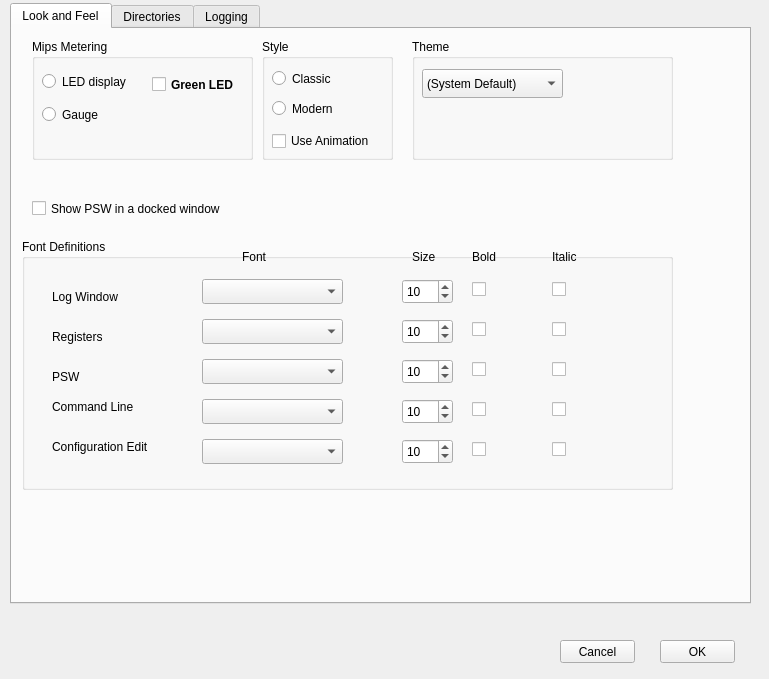
<?xml version="1.0" encoding="UTF-8"?>
<ui version="4.0">
 <class>PreferencesWinClass</class>
 <widget class="QWidget" name="PreferencesWinClass">
  <property name="geometry">
   <rect>
    <x>0</x>
    <y>0</y>
    <width>769</width>
    <height>679</height>
   </rect>
  </property>
  <property name="windowTitle">
   <string>Preferences</string>
  </property>
  <widget class="QTabWidget" name="tabWidget">
   <property name="enabled">
    <bool>true</bool>
   </property>
   <property name="geometry">
    <rect>
     <x>10</x>
     <y>3</y>
     <width>741</width>
     <height>601</height>
    </rect>
   </property>
   <property name="currentIndex">
    <number>0</number>
   </property>
   <widget class="QWidget" name="miscTab">
    <attribute name="title">
     <string>Look and Feel</string>
    </attribute>
    <widget class="QGroupBox" name="styleBox">
     <property name="geometry">
      <rect>
       <x>250</x>
       <y>10</y>
       <width>131</width>
       <height>121</height>
      </rect>
     </property>
     <property name="title">
      <string>Style</string>
     </property>
     <widget class="QRadioButton" name="classicRadioButton">
      <property name="geometry">
       <rect>
        <x>10</x>
        <y>30</y>
        <width>131</width>
        <height>19</height>
       </rect>
      </property>
      <property name="text">
       <string>Classic</string>
      </property>
     </widget>
     <widget class="QRadioButton" name="modernRadioButton">
      <property name="geometry">
       <rect>
        <x>10</x>
        <y>60</y>
        <width>141</width>
        <height>19</height>
       </rect>
      </property>
      <property name="text">
       <string>Modern</string>
      </property>
     </widget>
     <widget class="QCheckBox" name="AnimateCheckBox">
      <property name="geometry">
       <rect>
        <x>10</x>
        <y>90</y>
        <width>151</width>
        <height>24</height>
       </rect>
      </property>
      <property name="text">
       <string>Use Animation</string>
      </property>
     </widget>
    </widget>
    <widget class="QCheckBox" name="pswDock">
     <property name="geometry">
      <rect>
       <x>20</x>
       <y>170</y>
       <width>231</width>
       <height>19</height>
      </rect>
     </property>
     <property name="text">
      <string>Show PSW in a docked window</string>
     </property>
    </widget>
    <widget class="QGroupBox" name="MipsMeterBox">
     <property name="geometry">
      <rect>
       <x>20</x>
       <y>10</y>
       <width>221</width>
       <height>121</height>
      </rect>
     </property>
     <property name="title">
      <string>Mips Metering</string>
     </property>
     <property name="flat">
      <bool>false</bool>
     </property>
     <widget class="QRadioButton" name="mipsLedButton">
      <property name="geometry">
       <rect>
        <x>10</x>
        <y>32</y>
        <width>101</width>
        <height>21</height>
       </rect>
      </property>
      <property name="text">
       <string>LED display</string>
      </property>
     </widget>
     <widget class="QRadioButton" name="mipsGaugeButton">
      <property name="geometry">
       <rect>
        <x>10</x>
        <y>60</y>
        <width>131</width>
        <height>31</height>
       </rect>
      </property>
      <property name="text">
       <string>Gauge</string>
      </property>
     </widget>
     <widget class="QCheckBox" name="GreenCheckBox">
      <property name="geometry">
       <rect>
        <x>120</x>
        <y>30</y>
        <width>90</width>
        <height>31</height>
       </rect>
      </property>
      <property name="font">
       <font>
        <pointsize>9</pointsize>
        <weight>75</weight>
        <bold>true</bold>
       </font>
      </property>
      <property name="text">
       <string>Green LED</string>
      </property>
     </widget>
    </widget>
    <widget class="QGroupBox" name="fontBox">
     <property name="geometry">
      <rect>
       <x>10</x>
       <y>210</y>
       <width>651</width>
       <height>251</height>
      </rect>
     </property>
     <property name="title">
      <string>Font Definitions</string>
     </property>
     <widget class="QComboBox" name="fontNameLog">
      <property name="geometry">
       <rect>
        <x>180</x>
        <y>40</y>
        <width>141</width>
        <height>25</height>
       </rect>
      </property>
      <property name="currentIndex">
       <number>-1</number>
      </property>
     </widget>
     <widget class="QLabel" name="label_5">
      <property name="geometry">
       <rect>
        <x>220</x>
        <y>10</y>
        <width>61</width>
        <height>16</height>
       </rect>
      </property>
      <property name="text">
       <string>Font</string>
      </property>
     </widget>
     <widget class="QSpinBox" name="fontSizeLog">
      <property name="geometry">
       <rect>
        <x>380</x>
        <y>40</y>
        <width>51</width>
        <height>25</height>
       </rect>
      </property>
      <property name="minimum">
       <number>4</number>
      </property>
      <property name="maximum">
       <number>200</number>
      </property>
      <property name="value">
       <number>10</number>
      </property>
     </widget>
     <widget class="QLabel" name="label_6">
      <property name="geometry">
       <rect>
        <x>390</x>
        <y>10</y>
        <width>41</width>
        <height>16</height>
       </rect>
      </property>
      <property name="text">
       <string>Size</string>
      </property>
     </widget>
     <widget class="QCheckBox" name="boldLog">
      <property name="geometry">
       <rect>
        <x>450</x>
        <y>40</y>
        <width>79</width>
        <height>21</height>
       </rect>
      </property>
      <property name="text">
       <string/>
      </property>
     </widget>
     <widget class="QCheckBox" name="italicLog">
      <property name="geometry">
       <rect>
        <x>530</x>
        <y>40</y>
        <width>79</width>
        <height>21</height>
       </rect>
      </property>
      <property name="text">
       <string/>
      </property>
     </widget>
     <widget class="QLabel" name="label_7">
      <property name="geometry">
       <rect>
        <x>450</x>
        <y>10</y>
        <width>55</width>
        <height>16</height>
       </rect>
      </property>
      <property name="text">
       <string>Bold</string>
      </property>
     </widget>
     <widget class="QLabel" name="label_8">
      <property name="geometry">
       <rect>
        <x>530</x>
        <y>10</y>
        <width>55</width>
        <height>16</height>
       </rect>
      </property>
      <property name="text">
       <string>Italic</string>
      </property>
     </widget>
     <widget class="QLabel" name="label_9">
      <property name="geometry">
       <rect>
        <x>30</x>
        <y>50</y>
        <width>131</width>
        <height>16</height>
       </rect>
      </property>
      <property name="text">
       <string>Log Window</string>
      </property>
     </widget>
     <widget class="QComboBox" name="fontNameRegs">
      <property name="geometry">
       <rect>
        <x>180</x>
        <y>80</y>
        <width>141</width>
        <height>25</height>
       </rect>
      </property>
     </widget>
     <widget class="QComboBox" name="fontNamePsw">
      <property name="geometry">
       <rect>
        <x>180</x>
        <y>120</y>
        <width>141</width>
        <height>25</height>
       </rect>
      </property>
     </widget>
     <widget class="QComboBox" name="fontNameCommand">
      <property name="geometry">
       <rect>
        <x>180</x>
        <y>160</y>
        <width>141</width>
        <height>25</height>
       </rect>
      </property>
     </widget>
     <widget class="QSpinBox" name="fontSizeRegs">
      <property name="geometry">
       <rect>
        <x>380</x>
        <y>80</y>
        <width>51</width>
        <height>25</height>
       </rect>
      </property>
      <property name="minimum">
       <number>4</number>
      </property>
      <property name="maximum">
       <number>200</number>
      </property>
      <property name="value">
       <number>10</number>
      </property>
     </widget>
     <widget class="QSpinBox" name="fontSizePsw">
      <property name="geometry">
       <rect>
        <x>380</x>
        <y>120</y>
        <width>51</width>
        <height>25</height>
       </rect>
      </property>
      <property name="minimum">
       <number>4</number>
      </property>
      <property name="maximum">
       <number>200</number>
      </property>
      <property name="value">
       <number>10</number>
      </property>
     </widget>
     <widget class="QSpinBox" name="fontSizeCommand">
      <property name="geometry">
       <rect>
        <x>380</x>
        <y>160</y>
        <width>51</width>
        <height>25</height>
       </rect>
      </property>
      <property name="minimum">
       <number>4</number>
      </property>
      <property name="maximum">
       <number>200</number>
      </property>
      <property name="value">
       <number>10</number>
      </property>
     </widget>
     <widget class="QCheckBox" name="boldRegs">
      <property name="geometry">
       <rect>
        <x>450</x>
        <y>80</y>
        <width>79</width>
        <height>21</height>
       </rect>
      </property>
      <property name="text">
       <string/>
      </property>
     </widget>
     <widget class="QCheckBox" name="boldPsw">
      <property name="geometry">
       <rect>
        <x>450</x>
        <y>120</y>
        <width>79</width>
        <height>21</height>
       </rect>
      </property>
      <property name="text">
       <string/>
      </property>
     </widget>
     <widget class="QCheckBox" name="boldCommand">
      <property name="geometry">
       <rect>
        <x>450</x>
        <y>160</y>
        <width>79</width>
        <height>21</height>
       </rect>
      </property>
      <property name="text">
       <string/>
      </property>
     </widget>
     <widget class="QCheckBox" name="italicRegs">
      <property name="geometry">
       <rect>
        <x>530</x>
        <y>80</y>
        <width>79</width>
        <height>21</height>
       </rect>
      </property>
      <property name="text">
       <string/>
      </property>
     </widget>
     <widget class="QCheckBox" name="italicPsw">
      <property name="geometry">
       <rect>
        <x>530</x>
        <y>120</y>
        <width>79</width>
        <height>21</height>
       </rect>
      </property>
      <property name="text">
       <string/>
      </property>
     </widget>
     <widget class="QCheckBox" name="italicCommand">
      <property name="geometry">
       <rect>
        <x>530</x>
        <y>160</y>
        <width>79</width>
        <height>21</height>
       </rect>
      </property>
      <property name="text">
       <string/>
      </property>
     </widget>
     <widget class="QLabel" name="label_10">
      <property name="geometry">
       <rect>
        <x>30</x>
        <y>90</y>
        <width>131</width>
        <height>16</height>
       </rect>
      </property>
      <property name="text">
       <string>Registers</string>
      </property>
     </widget>
     <widget class="QLabel" name="label_11">
      <property name="geometry">
       <rect>
        <x>30</x>
        <y>130</y>
        <width>141</width>
        <height>16</height>
       </rect>
      </property>
      <property name="text">
       <string>PSW</string>
      </property>
     </widget>
     <widget class="QLabel" name="label_12">
      <property name="geometry">
       <rect>
        <x>30</x>
        <y>160</y>
        <width>131</width>
        <height>16</height>
       </rect>
      </property>
      <property name="text">
       <string>Command Line</string>
      </property>
     </widget>
     <widget class="QLabel" name="label_13">
      <property name="geometry">
       <rect>
        <x>30</x>
        <y>200</y>
        <width>131</width>
        <height>16</height>
       </rect>
      </property>
      <property name="text">
       <string>Configuration Edit</string>
      </property>
     </widget>
     <widget class="QCheckBox" name="italicConfiguration">
      <property name="geometry">
       <rect>
        <x>530</x>
        <y>200</y>
        <width>79</width>
        <height>21</height>
       </rect>
      </property>
      <property name="text">
       <string/>
      </property>
     </widget>
     <widget class="QSpinBox" name="fontSizeConfiguration">
      <property name="geometry">
       <rect>
        <x>380</x>
        <y>200</y>
        <width>51</width>
        <height>25</height>
       </rect>
      </property>
      <property name="minimum">
       <number>4</number>
      </property>
      <property name="maximum">
       <number>200</number>
      </property>
      <property name="value">
       <number>10</number>
      </property>
     </widget>
     <widget class="QCheckBox" name="boldConfiguration">
      <property name="geometry">
       <rect>
        <x>450</x>
        <y>200</y>
        <width>79</width>
        <height>21</height>
       </rect>
      </property>
      <property name="text">
       <string/>
      </property>
     </widget>
     <widget class="QComboBox" name="fontNameConfiguration">
      <property name="geometry">
       <rect>
        <x>180</x>
        <y>200</y>
        <width>141</width>
        <height>25</height>
       </rect>
      </property>
     </widget>
    </widget>
    <widget class="QGroupBox" name="themeBox">
     <property name="enabled">
      <bool>true</bool>
     </property>
     <property name="geometry">
      <rect>
       <x>400</x>
       <y>10</y>
       <width>261</width>
       <height>121</height>
      </rect>
     </property>
     <property name="title">
      <string>Theme</string>
     </property>
     <property name="flat">
      <bool>false</bool>
     </property>
     <widget class="QComboBox" name="ThemeComboBox">
      <property name="geometry">
       <rect>
        <x>10</x>
        <y>30</y>
        <width>141</width>
        <height>29</height>
       </rect>
      </property>
      <item>
       <property name="text">
        <string>(System Default)</string>
       </property>
      </item>
      <item>
       <property name="text">
        <string>Dark</string>
       </property>
      </item>
     </widget>
    </widget>
   </widget>
   <widget class="QWidget" name="directoriesTab">
    <attribute name="title">
     <string>Directories</string>
    </attribute>
    <widget class="QLineEdit" name="logsDirLineEdit">
     <property name="geometry">
      <rect>
       <x>250</x>
       <y>110</y>
       <width>431</width>
       <height>23</height>
      </rect>
     </property>
    </widget>
    <widget class="QLabel" name="label">
     <property name="geometry">
      <rect>
       <x>10</x>
       <y>30</y>
       <width>201</width>
       <height>17</height>
      </rect>
     </property>
     <property name="text">
      <string>Hercule's Directory</string>
     </property>
    </widget>
    <widget class="QLabel" name="label_3">
     <property name="geometry">
      <rect>
       <x>10</x>
       <y>70</y>
       <width>231</width>
       <height>17</height>
      </rect>
     </property>
     <property name="text">
      <string>Configuration Directory</string>
     </property>
    </widget>
    <widget class="QLabel" name="label_2">
     <property name="geometry">
      <rect>
       <x>10</x>
       <y>110</y>
       <width>181</width>
       <height>17</height>
      </rect>
     </property>
     <property name="text">
      <string>Logs Directory</string>
     </property>
    </widget>
    <widget class="QLineEdit" name="hercDirLineEdit">
     <property name="geometry">
      <rect>
       <x>250</x>
       <y>30</y>
       <width>431</width>
       <height>23</height>
      </rect>
     </property>
     <property name="toolTip">
      <string>This is the directory which contains the hercules executable. If hercules is on your shell's path, you can leave this field empty</string>
     </property>
    </widget>
    <widget class="QLineEdit" name="configDirLineEdit">
     <property name="geometry">
      <rect>
       <x>250</x>
       <y>70</y>
       <width>431</width>
       <height>23</height>
      </rect>
     </property>
    </widget>
    <widget class="QPushButton" name="configDirButton">
     <property name="geometry">
      <rect>
       <x>690</x>
       <y>70</y>
       <width>31</width>
       <height>27</height>
      </rect>
     </property>
     <property name="text">
      <string>...</string>
     </property>
    </widget>
    <widget class="QPushButton" name="logsDirButton">
     <property name="geometry">
      <rect>
       <x>690</x>
       <y>110</y>
       <width>31</width>
       <height>27</height>
      </rect>
     </property>
     <property name="text">
      <string>...</string>
     </property>
    </widget>
    <widget class="QPushButton" name="hercDirButton">
     <property name="geometry">
      <rect>
       <x>690</x>
       <y>30</y>
       <width>31</width>
       <height>27</height>
      </rect>
     </property>
     <property name="text">
      <string>...</string>
     </property>
    </widget>
    <widget class="QLabel" name="label_14">
     <property name="geometry">
      <rect>
       <x>10</x>
       <y>150</y>
       <width>181</width>
       <height>17</height>
      </rect>
     </property>
     <property name="text">
      <string>Run Directory</string>
     </property>
    </widget>
    <widget class="QLineEdit" name="runDirLineEdit">
     <property name="geometry">
      <rect>
       <x>250</x>
       <y>150</y>
       <width>431</width>
       <height>23</height>
      </rect>
     </property>
    </widget>
    <widget class="QPushButton" name="runDirButton">
     <property name="geometry">
      <rect>
       <x>690</x>
       <y>150</y>
       <width>31</width>
       <height>27</height>
      </rect>
     </property>
     <property name="text">
      <string>...</string>
     </property>
    </widget>
   </widget>
   <widget class="QWidget" name="loggingTab">
    <attribute name="title">
     <string>Logging</string>
    </attribute>
    <widget class="QCheckBox" name="logTimestampCheckbox">
     <property name="geometry">
      <rect>
       <x>10</x>
       <y>70</y>
       <width>231</width>
       <height>21</height>
      </rect>
     </property>
     <property name="text">
      <string>Append time to each log line</string>
     </property>
    </widget>
    <widget class="QCheckBox" name="autosaveLogCheckbox">
     <property name="geometry">
      <rect>
       <x>10</x>
       <y>40</y>
       <width>231</width>
       <height>19</height>
      </rect>
     </property>
     <property name="text">
      <string>Autosave log</string>
     </property>
    </widget>
    <widget class="QCheckBox" name="splitLogCheckbox">
     <property name="geometry">
      <rect>
       <x>10</x>
       <y>100</y>
       <width>371</width>
       <height>21</height>
      </rect>
     </property>
     <property name="text">
      <string>Split Hercules and O/S log  (requires restart)</string>
     </property>
    </widget>
    <widget class="QSpinBox" name="memLines">
     <property name="geometry">
      <rect>
       <x>240</x>
       <y>140</y>
       <width>101</width>
       <height>22</height>
      </rect>
     </property>
     <property name="maximum">
      <number>100000000</number>
     </property>
     <property name="singleStep">
      <number>100</number>
     </property>
     <property name="value">
      <number>5000</number>
     </property>
    </widget>
    <widget class="QLabel" name="label_4">
     <property name="geometry">
      <rect>
       <x>10</x>
       <y>145</y>
       <width>221</width>
       <height>16</height>
      </rect>
     </property>
     <property name="text">
      <string>Maximum lines to keep for scrollback</string>
     </property>
    </widget>
   </widget>
  </widget>
  <widget class="QPushButton" name="okButton">
   <property name="geometry">
    <rect>
     <x>660</x>
     <y>640</y>
     <width>75</width>
     <height>23</height>
    </rect>
   </property>
   <property name="text">
    <string>OK</string>
   </property>
  </widget>
  <widget class="QPushButton" name="cancelButton">
   <property name="geometry">
    <rect>
     <x>560</x>
     <y>640</y>
     <width>75</width>
     <height>23</height>
    </rect>
   </property>
   <property name="text">
    <string>Cancel</string>
   </property>
  </widget>
 </widget>
 <resources/>
 <connections/>
</ui>
